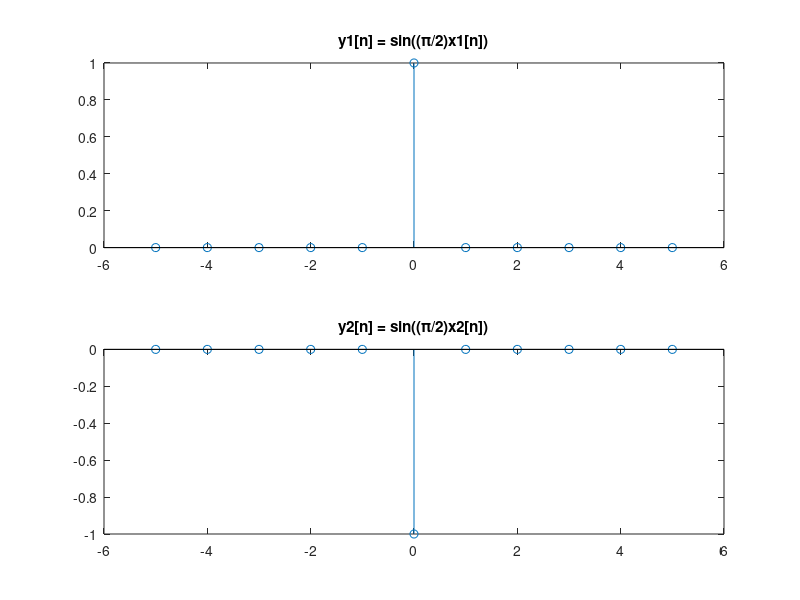

The MATLAB script that drew this image:
n = -5:5;
x1 = [zeros(1,5), 1, zeros(1,5)]; % x1[n] = delta[n]
x2 = [zeros(1,5), -1, zeros(1,5)]; % x2[n] = -delta[n]

y1 = sin((pi/2) * x1);
y2 = sin((pi/2) * x2);

figure;
subplot(2,1,1);
stem(n, y1);
title('y1[n] = sin((\pi/2)x1[n])');
subplot(2,1,2);
stem(n, y2);
title('y2[n] = sin((\pi/2)x2[n])');